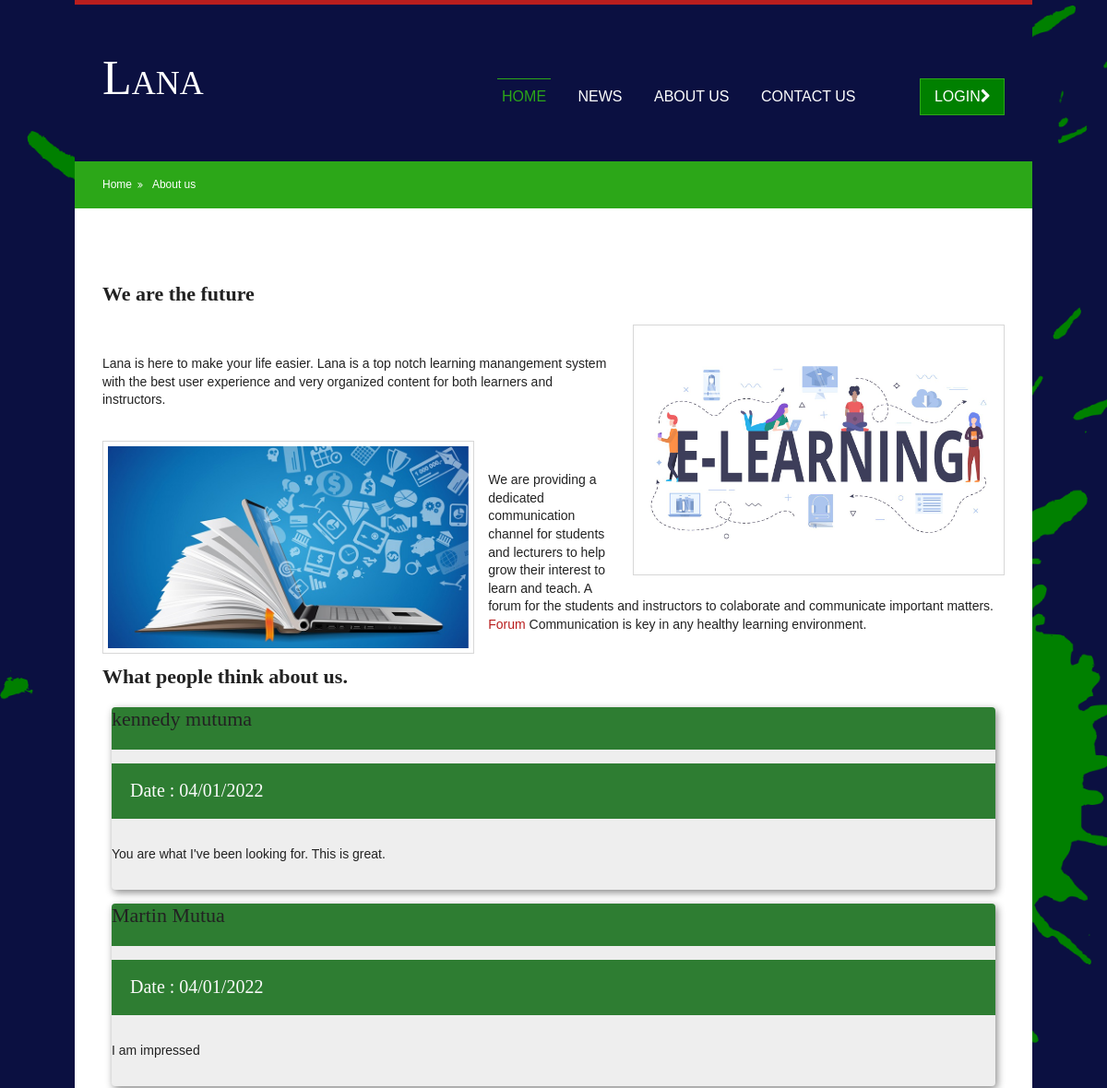
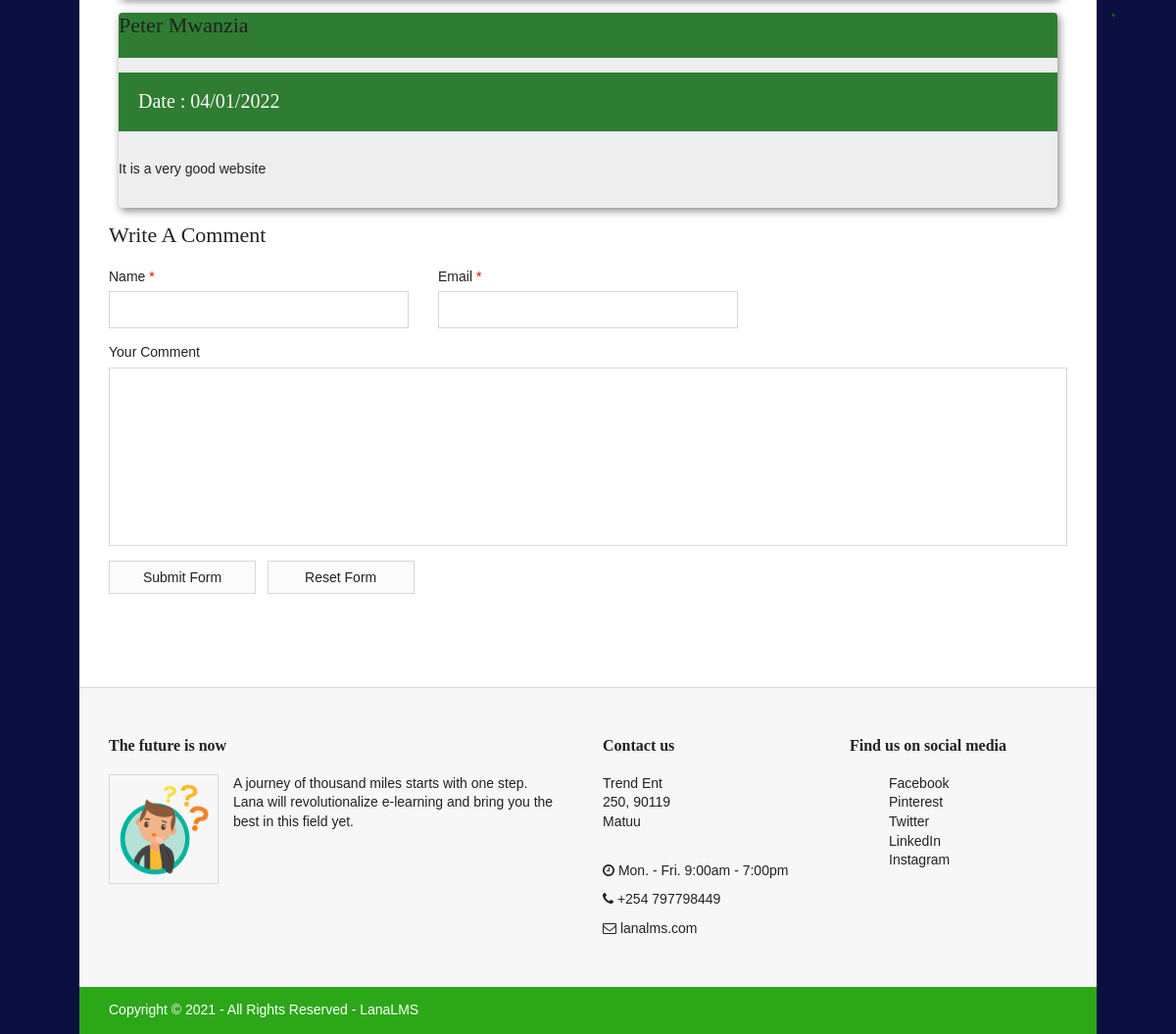
/pages/aboutus.php, run on the app's committed database (2 pictures, top to bottom).
### tables this page shows
CREATE TABLE `comments` (
  `id` int(255) NOT NULL,
  `Name` varchar(255) NOT NULL,
  `Email` varchar(255) NOT NULL,
  `Created` varchar(255) NOT NULL,
  `Comment` varchar(1000) NOT NULL
);

CREATE TABLE `comment_body` (
  `id` int(255) NOT NULL,
  `content` varchar(1000) NOT NULL
);

### pages/aboutus.php (the view, shortened to what this page needs)
<?php
    include "connect.php";
    ?>
<!DOCTYPE html>
<html>
<head>
<link href="../layout/styles/layout.css" rel="stylesheet" type="text/css" media="all">
<link href="news_style.css" rel="stylesheet" type="text/css" media="all">
</head>
<body id="top" style=" background-image:url(../images/demo/splash.png); background-size: 1400px; background-repeat: no-repeat;">
<div class="wrapper row1">
  <header id="header" class="clear">
    <div id="logo" class="fl_left">
      <h1><a href="../index.html">Lana</a></h1>
    </div>
    <nav id="mainav" class="fl_right">
      <ul class="clear">
        <li class="active"><a href="../index.html">Home</a></li>
            <li><a href="news.php">News</a></li>
            <li><a href="aboutus.php">About us</a></li>
            <li><a href="contactus.php">Contact us &nbsp&nbsp&nbsp&nbsp&nbsp&nbsp&nbsp&nbsp</a></li>
             <a class="badge uppercase" style="background-color: green;color: white;" href="login.html">LOGIN<i class="icon-chevron-right"></i></a>
      </ul>
    </nav>
  </header>
</div>
<div class="wrapper row2">
  <div id="breadcrumb">
    <ul>
      <li><a href="#">Home</a></li>
      <li><a href="#">About us</a></li>
             </ul>
  </div>
</div>
<div class="wrapper row3">
  <main id="container" class="clear">
  <h1><strong>We are the future</strong></h1>
    <img class="imgr borderedbox pad5" style="width:40%; height: 60%;" src="../images/demo/elearning.jpg" alt=""><br>
    <p>Lana is here to make your life easier.
      Lana is a top notch learning manangement system with the best user experience
      and very organized content for both learners and instructors.</p><br>
    <img class="imgl borderedbox pad5" src="../images/demo/6elearning.jpg"style="width:40%; height: 60%;" alt=""><br>
    <p>We are providing a dedicated communication channel for students and lecturers to
      help grow their interest to learn and teach. A forum for the students and instructors to colaborate
       and communicate important matters. <a href="login.html">Forum</a> Communication is key in any healthy learning environment.</p><br>
    <div id="comments">
      <h2><strong>What people think about us.</strong></h2>
      <div class="center push80">
       <?php
            $sql0 = "SELECT id, Name, Created FROM comments ORDER BY Created DESC";
            $result = $conn->query($sql0);
            if ($result->num_rows > 0) {
            while($row = $result->fetch_assoc()) {
                $id = $row["id"];
                $sql1 = "SELECT content FROM comment_body WHERE id=$id";
                $result1 = $conn->query($sql1); ?>
                <div class="flex-item">
                    <div class="flex-container-title">
                        <h1 id="name"><?php echo $row["Name"] . "<br>"; ?></h1>
                    </div>
                    <div class="flex-container-title">
                        <p id="date"><?php echo "Date : " .
                            date("d/m/Y", strtotime($row["Created"])); ?></p>
                    </div>
                    <div class="flex-container-body">
                        <p id="comment_body"><?php while($row1 = $result1->fetch_assoc()) {
                            echo $row1["content"]; } ?></p>
                    </div>
                </div>
            <?php }
            } else {
                echo "No comments available !";
            }
        ?>
    </div>
      <h2>Write A Comment</h2>
      <form action="comment_action.php" method="post">
        <div class="one_third first">
          <label for="name">Name <span>*</span></label>
          <input type="text" name="name" id="name" value="" size="22">
        </div>
        <div class="one_third">
          <label for="email">Email <span>*</span></label>
          <input type="text" name="email" id="email" value="" size="22">
        </div>
        <div class="clear">
          <label for="comment">Your Comment</label>
          <textarea name="comment" id="comment" cols="25" rows="10"></textarea>
        </div>
        <div>
          <input name="submit" type="submit" value="Submit Form">
          <input name="reset" type="reset" value="Reset Form">
        </div>
      </form>
    </div>
  </main>
</div>
<div class="wrapper row4">
<footer id="footer" class="clear">
    <div class="one_half first">
      <h6 class="title">The future is now</h6>
      <img class="imgl pad5 borderedbox" style="height: 100px; width: 100px;" src="../images/demo/cool2.png" alt="Student">
      <p>A journey of  thousand miles starts with one step. <br>
        Lana will revolutionalize e-learning and bring
        you the best in this field yet.
      </p>
    </div>
    <div class="one_quarter">
      <h6 class="title">Contact us</h6>
      <address class="push30">
      Trend Ent<br>
      250, 90119<br>
      Matuu<br>
           </address>
      <ul class="nospace">
        <li class="push10"><i class="icon-time"></i> Mon. - Fri. 9:00am - 7:00pm</li>
        <li class="push10"><i class="icon-phone"></i> +254 797798449</li>
        <li><i class="icon-envelope-alt"></i> lanalms.com</li>
      </ul>
    </div>
    <div class="one_quarter">
      <h6 class="title">Find us on social media</h6>
      <ul class="faico clear" style=" list-style-type:none;" >
            <li><a class="faicon-facebook" href="https://www.facebook.com">Facebook</a></li>
            <li><a class="faicon-pinterest" href="https://www.pinterest.com">Pinterest</i></a></li>
            <li><a class="faicon-twitter" href="https://www.twitter.com">Twitter</i></a></li>
            <li><a class="faicon-linkedin" href="https://www.linkedin.com">LinkedIn</i></a></li>
            <li><a class="faicon-instagram" href="https://www.instagram.com">Instagram</i></a></li>
          </ul>
    </div>
  </footer>
</div>
<div class="wrapper row5">
  <div id="copyright" class="clear">
    <p class="fl_left">Copyright &copy; 2021 - All Rights Reserved - <a href="#">LanaLMS</a></p>
  </div>
</div>
</body>
</html>

### layout/styles/layout.css (style rules this page uses)
.row1 { border-top: 5px solid; }
.row4 { border-top: 1px solid; }
#header { padding: 50px 0; }
#logo h1 { margin: 0; padding: 0; font-size: 52px; font-variant: small-caps; }
.fl_right, .imgr { float: right; }
#container { padding: 80px 0; }
.badge { display: inline-block; margin: 10px 0 0 0; padding: 10px 15px; border: 1px solid; }
#footer { padding: 50px 0; }
#footer .title { font-size: 16px; font-weight: bold; }
nav ul, nav ol { margin: 0; padding: 0; list-style: none; }
#mainav .drop::after, #mainav li li .drop::after, #breadcrumb li a::after, .sidebar nav a::after { position: absolute; font-family: "FontAwesome"; font-size: 10px; line-height: 10px; }
#mainav { margin-top: 20px; line-height: normal; font-size: 16px; text-transform: uppercase; }
#mainav li { display: inline-block; position: relative; margin: 0 20px 0 0; padding: 0; }
#mainav li a { display: block; padding: 10px 5px; border: solid; border-width: 1px 0 0 0; }
#breadcrumb { padding: 15px 0; }
#breadcrumb ul { margin: 0; padding: 0; list-style: none; }
#breadcrumb li { display: inline-block; margin: 0 6px 0 0; padding: 0; }
#breadcrumb li a { display: block; position: relative; margin: 0; padding: 0 12px 0 0; font-size: 12px; }
#breadcrumb li a::after { top: 5px; right: 0; content: "\f101"; }
#breadcrumb li:last-child a { margin: 0; padding: 0; }
#breadcrumb li:last-child a::after { display: none; }
form { display: block; width: 100%; }
form, fieldset, legend { margin: 0; padding: 0; border: none; }
label, input, textarea, select { display: block; resize: none; font-size: inherit; box-sizing: border-box; }
label { margin-bottom: 5px; }
input, textarea { width: 100%; padding: 10px; border: 1px solid; }
#comments textarea { overflow: auto; }
#comments div { margin-bottom: 15px; }
#comments input[type="submit"], #comments input[type="reset"] { display: inline-block; width: auto; min-width: 150px; margin: 0; padding: 8px 5px; cursor: pointer; }
body { color: #FFFFFF; background-color: #0B1041; }
a { color: #B91E1E; }
hr, .borderedbox { border-color: #D7D7D7; }
label span { color: #FF0000; background-color: inherit; }
.row1, .row1 a { color: #FFFFFF; background-color: inherit; }
.row1 { border-color: #B91E1E; }
.row2, .row2 a { color: #FFFFFF; background-color: #2ca718; }
.row3 { color: #222222; background-color: #FFFFFF; }
.row4, .row4 a { color: #222222; background-color: #F7F7F7; }
.row4 { border-color: #D7D7D7; }
.row5, .row5 a { color: #FFFFFF; background-color: #2ca718; }
.hovered:hover, .badge { border-color: #2ca718; }
.badge { color: #666666; }
#mainav li a { color: inherit; border-color: transparent; }
#mainav .active a, #mainav a:hover, #mainav li:hover>a { color: #2CA718; border-color: #2CA718; }
table, th, td, #comments .avatar, input, textarea { border-color: #D7D7D7; }
tr, #comments li, *[type="submit"], *[type="reset"] { color: inherit; background-color: #FBFBFB; }

### pages/news_style.css (style rules this page uses)
.flex-item { -webkit-flex-direction: column; flex-direction: column; flex: 1 1 550px; background-color: #EEEEEE; width: auto; height: auto; max-height: 65vh; margin: 10px; overflow-y: auto; box-shadow: 2px 3px 8px #888888; border-radius: 4px; }
.flex-container-title { display: -webkit-flex; display: flex; width: auto; height: auto; background-color: #2E7D32; }
.flex-container-body { display: -webkit-flex; display: flex; background-color: #EEEEEE; }
p[id="date"] { font-size: 20px; color: #FAFAFA; margin-left: 20px; font-family: Roboto-Regular; }

### data on the page
comments: Name "kennedy mutuma", Created "04/01/2022"
comment_body: content "You are what I've been looking for. This is great."
comments: Name "Martin Mutua", Created "04/01/2022"
comment_body: content "I am impressed"
comments: Name "Peter Mwanzia", Created "04/01/2022"
comment_body: content "It is a very good website"
